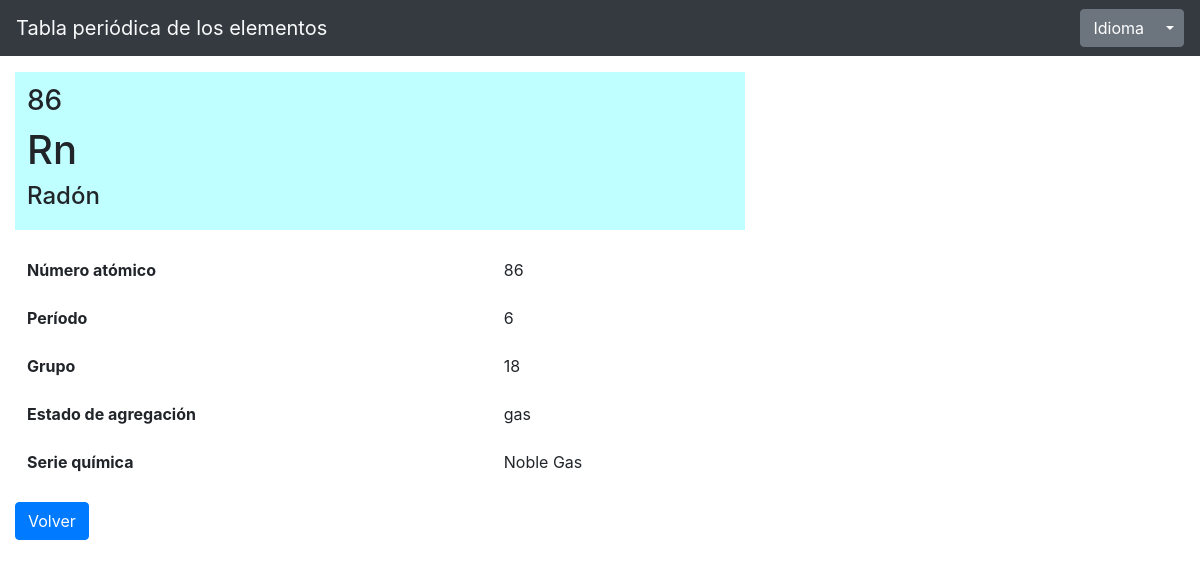
/element/86/, run on the app's committed database.
### periodictable/models.py (models this page shows)
class ChemElement(models.Model):
    atomic_number = models.IntegerField(default=0)
    name = models.CharField(max_length=200)
    symbol = models.CharField(max_length=2, unique=True)
    period = models.IntegerField(default=0)
    group = models.IntegerField(default=0)
    phase = models.CharField(max_length=100,default="")
    elem_type = models.CharField(max_length=200,default="")
    de_name = models.CharField(max_length=200,default="")
    en_name = models.CharField(max_length=200,default="")
    es_name = models.CharField(max_length=200,default="")
    fr_name = models.CharField(max_length=200,default="")
    it_name = models.CharField(max_length=200,default="")
    pt_name = models.CharField(max_length=200,default="")

### periodictable/views.py (the view)
# urls.py: path('element/<int:element_id>/', views.detail, name='detail'),
def detail(request, element_id):
    curr_lang = translation.get_language()
    element = ChemElement.objects.get(atomic_number=element_id)
    element.name = vars(element)[curr_lang+"_name"]
    context = {
        'element': element,
        'type_colors': {
            'Actinide': '#ff99cc',
            'Alkali Metal': '#ff6666',
            'Alkaline Earth Metal': '#ffdead',
            'Halogen': '#ffff99',
            'Lanthanide': '#ffbfff',
            'Metal': '#ffcc66',
            'Metalloid': '#d0a9f5',
            'Noble Gas': '#c0ffff',
            'Nonmetal': '#a0ffa0',
            'Transactinide': '#81f7be',
            'Transition Metal': '#81f7be',
        },
    }
    return render(request,'periodictable/detail.html',context)

### periodictable/templatetags/dicthash.py (called while the page is built)
@register.filter(name='hash')
def hash(h, key):
    return h[key]

### periodictable/templates/periodictable/detail.html
{% extends 'periodictable/base.html' %}
{% load dicthash %}
{% load i18n %}
{% block content %}
    <table class="table table-borderless" style="background-color: {{ type_colors|hash:element.elem_type }};">
      <tbody>
        <tr>
          <td>
            <h3>{{ element.atomic_number }}</h3>
            <h1>{{ element.symbol }}</h1>
            <h4>{{ element.name }}</h2>
          </td>
        </tr>
      </tbody>
    </table>
    <table class="table table-borderless">
      <tbody>
          <tr>
            <td><b>{% translate "label_atomic_number" %}</b></td>
            <td>{{ element.atomic_number }}</td>
          </tr>
          <tr>
            <td><b>{% translate "label_period" %}</b></td>
            <td>{{ element.period }}</td>
          </tr>
          <tr>
            <td><b>{% translate "label_group" %}</b></td>
            <td>{{ element.group }}</td>
          </tr>
          <tr>
            <td><b>{% translate "label_phase" %}</b></td>
            <td>{{ element.phase }}</td>
          </tr>
          <tr>
            <td><b>{% translate "label_type" %}</b></td>
            <td>{{ element.elem_type }}</td>
          </tr>
      </tbody>
    </table>
    <a href="{% url 'periodictable:index' %}" class="btn btn-primary">{% translate "go_back" %}</a>
{% endblock %}

### data on the page
ChemElement: atomic_number "86", symbol "Rn", name "Radón", period "6", group "18", phase "gas", elem_type "Noble Gas"
